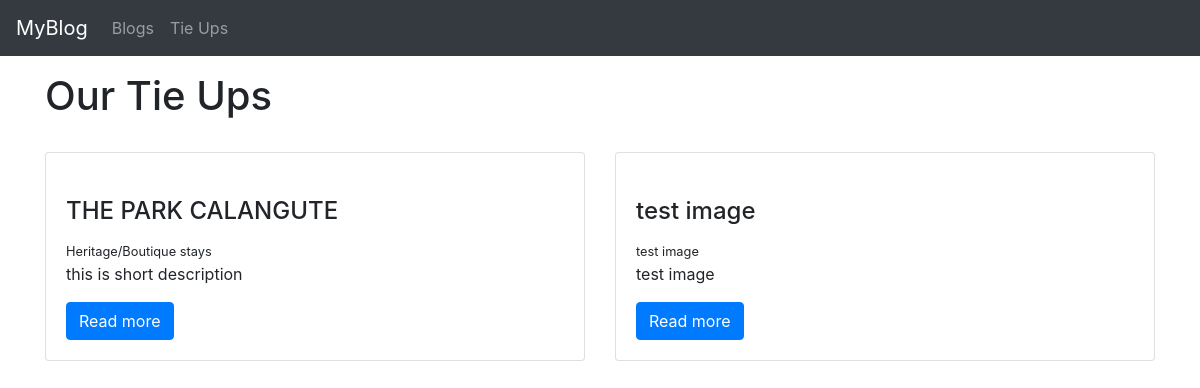
Screenshot of /TieUps/ with the database file from the repository.
### TieUps/models.py (models this page shows, shortened)
class Post(models.Model):
    title = models.CharField(max_length=250)
    title_tag = models.CharField(max_length=200)
    author = models.ForeignKey(User, related_name='posts', on_delete=models.CASCADE)
    type = models.CharField(max_length=250)
    description = models.TextField()
    location = models.CharField(max_length=300)
    snippet = models.CharField(max_length=300)
    image = models.FileField(blank=True)

### TieUps/views.py (the view)
# urls.py: path('', TieupView.as_view(), name='tie_up_list'),
class TieupView(ListView):
    model = Post
    template_name = 'Tie_up.html'
    def get_context_data(self, *args, **kwargs):
        context = super(TieupView, self).get_context_data(*args, **kwargs)
        return context

### TieUps/templates/Tie_up.html (shortened to what this page needs)
{% extends 'Base.html' %}
{% block content %}
<h1>Our Tie Ups</h1>
<br/>
<div class="row row-cols-1 row-cols-md-2">
    {% for post in object_list %}
    <div class="col mb-4">
      <div class="card">
        <div class="view overlay">
        </div>
        <div class="card-body">
          <h4 class="card-title">{{post.title}}</h4>
          <small class="card-text">{{post.type}}</small>
          <p class="card-text">{{post.snippet}}</p>
          <a href="{% url 'tie_up_details' post.pk %}" class="btn btn-primary btn-md">Read more</a>
        </div>
      </div>
    </div>
    {% endfor %}
  </div>
<br><br/>
{% endblock %}

### rows the page displays
Post: title "THE PARK CALANGUTE", type "Heritage/Boutique stays", snippet "this is short description"
Post: title "test image", type "test image", snippet "test image"
